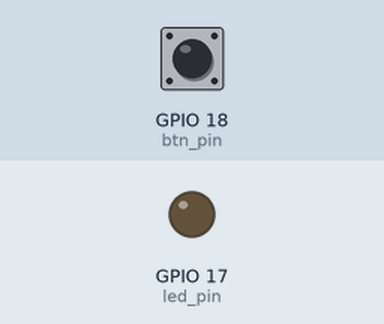
Recording of a program running on a simulated Raspberry Pi (BCM pin numbers). On the bench: output pins drawn as LEDs (lit = HIGH). The inputs (shaded band) are chosen by the test bench; at power-on: GPIO 18 (btn_pin) LOW.

Above: at 1.2 s.
1.3 s: GPIO 18 (btn_pin) pulled HIGH for 0.15 s
At 1.8 s:
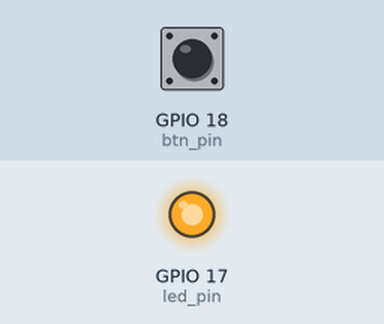
2.9 s: GPIO 18 (btn_pin) pulled HIGH for 1 s
At 4.3 s:
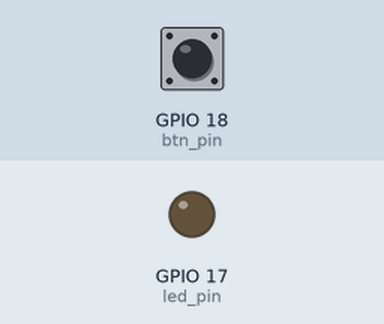
5.4 s: GPIO 18 (btn_pin) pulled HIGH for 3.2 s
At 6.3 s:
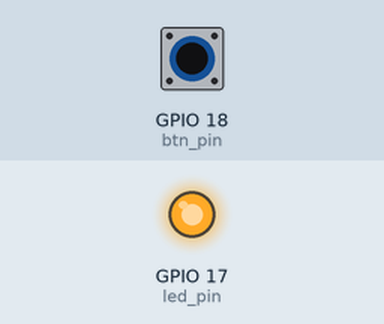
Timing chart, 0 to 8.4 s (numbered marks = the images above; inputs shaded):
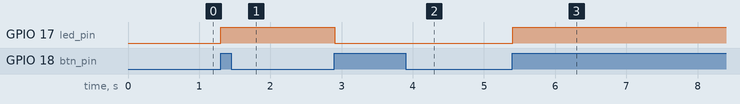

Measured:
- after the input at 1.3 s, GPIO 17 (led_pin): LOW → HIGH at once
- after the input at 2.9 s, GPIO 17 (led_pin): HIGH → LOW at once
- after the input at 5.4 s, GPIO 17 (led_pin): LOW → HIGH at once

The program:

starter.py
```python
import RPi.GPIO as GPIO
import time

GPIO.setmode(GPIO.BCM)

# Το κουμπί στο GPIO 18 (pin 12), το LED στο GPIO 17 (pin 11)
btn_pin = 18
led_pin = 17

# Ρύθμιση του LED ως OUTPUT
GPIO.setup(led_pin, GPIO.OUT)

# Ρύθμιση του Κουμπιού ως INPUT με pull-down αντίσταση
# Έτσι, όταν το κουμπί δεν πατιέται, η τιμή είναι LOW
GPIO.setup(btn_pin, GPIO.IN, pull_up_down=GPIO.PUD_DOWN)

# Μεταβλητές για την αποθήκευση της κατάστασης
led_state = False
last_button_state = GPIO.LOW

try:
    while True:
        # Διάβασμα της τρέχουσας κατάστασης του κουμπιού
        current_button_state = GPIO.input(btn_pin)

        # Αν το κουμπί μόλις πατήθηκε (από LOW πήγε HIGH)
        if current_button_state == GPIO.HIGH and last_button_state == GPIO.LOW:
            # Αλλάζουμε την κατάσταση του LED
            led_state = not led_state
            GPIO.output(led_pin, led_state)

            # Μικρή καθυστέρηση (debounce) για να αποφύγουμε πολλαπλά "κλικ"
            time.sleep(0.05)

        # Αποθηκεύουμε την τρέχουσα κατάσταση για τον επόμενο έλεγχο
        last_button_state = current_button_state

        # Μικρή αναμονή για να μην υπερφορτώνεται η CPU
        time.sleep(0.01)

except KeyboardInterrupt:
    GPIO.cleanup()
```
